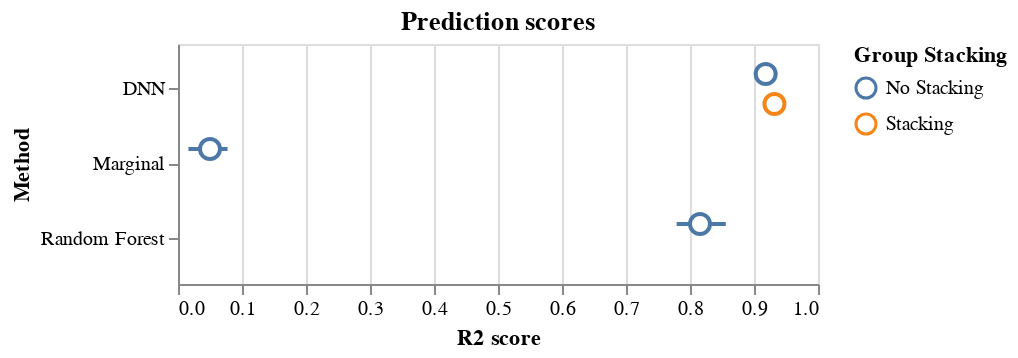

The notebook cell this image was saved under:
### Code cell
marker_size = 100
err_size = 2
height = 120
width= 320
scheme = 'tableau10'
points_a = alt.Chart(
    df_pred_agg
).mark_point(
    size=marker_size, opacity=1, fill='white'
).encode(
    y=alt.Y('method:N',
            title='Method',),
    x=alt.X('mean:Q', 
            title='R2 score',
            scale=alt.Scale(domain=(0, 1.0))),
    color=alt.Color('group_stack:N', title='Group Stacking'),
    yOffset= alt.YOffset('group_stack:N')
).properties(
    height=height,
    width=width
)

error_a = alt.Chart(
    df_pred_agg
).mark_errorbar(
    opacity=1
).encode(
    y=alt.Y('method:N',
            title='Method',),
    x=alt.X('ymin:Q',
            title='R2 score',
            scale=alt.Scale(domain=(0, 1.0))
           ),
    x2=alt.X2('ymax:Q', title=None),
    color=alt.Color('group_stack:N', title='Group Stacking'),
    yOffset= alt.YOffset('group_stack:N'),
    strokeWidth=alt.value(err_size)
).properties(
    height=height,
    width=width
)

fig_pred_all = (error_a + points_a).properties(title='Prediction scores')
fig_pred_all

### Figure 1 — Vega-Lite specification as saved in the notebook (floating-point values rounded to 4 significant figures)
{"config": {"view": {"continuousWidth": 300, "continuousHeight": 300}}, "layer": [{"mark": {"type": "errorbar", "opacity": 1}, "encoding": {"color": {"field": "group_stack", "title": "Group Stacking", "type": "nominal"}, "strokeWidth": {"value": 2}, "x": {"field": "ymin", "scale": {"domain": [0, 1.0]}, "title": "R2 score", "type": "quantitative"}, "x2": {"field": "ymax", "title": null}, "y": {"field": "method", "title": "Method", "type": "nominal"}, "yOffset": {"field": "group_stack", "type": "nominal"}}}, {"mark": {"type": "point", "fill": "white", "opacity": 1, "size": 100}, "encoding": {"color": {"field": "group_stack", "title": "Group Stacking", "type": "nominal"}, "x": {"field": "mean", "scale": {"domain": [0, 1.0]}, "title": "R2 score", "type": "quantitative"}, "y": {"field": "method", "title": "Method", "type": "nominal"}, "yOffset": {"field": "group_stack", "type": "nominal"}}}], "data": {"name": "data-eb0efe87d3f81c12c0654cf1ae4c424b"}, "height": 120, "title": "Prediction scores", "width": 320, "$schema": "https://vega.github.io/schema/vega-lite/v5.8.0.json", "datasets": {"data-eb0efe87d3f81c12c0654cf1ae4c424b": [{"method": "DNN", "group_stack": "No Stacking", "mean": 0.9182, "ymin": 0.9166, "ymax": 0.9261}, {"method": "DNN", "group_stack": "Stacking", "mean": 0.932, "ymin": 0.9293, "ymax": 0.9346}, {"method": "Random Forest", "group_stack": "No Stacking", "mean": 0.8156, "ymin": 0.7792, "ymax": 0.856}, {"method": "Marginal", "group_stack": "No Stacking", "mean": 0.04998, "ymin": 0.01627, "ymax": 0.07744}]}}
